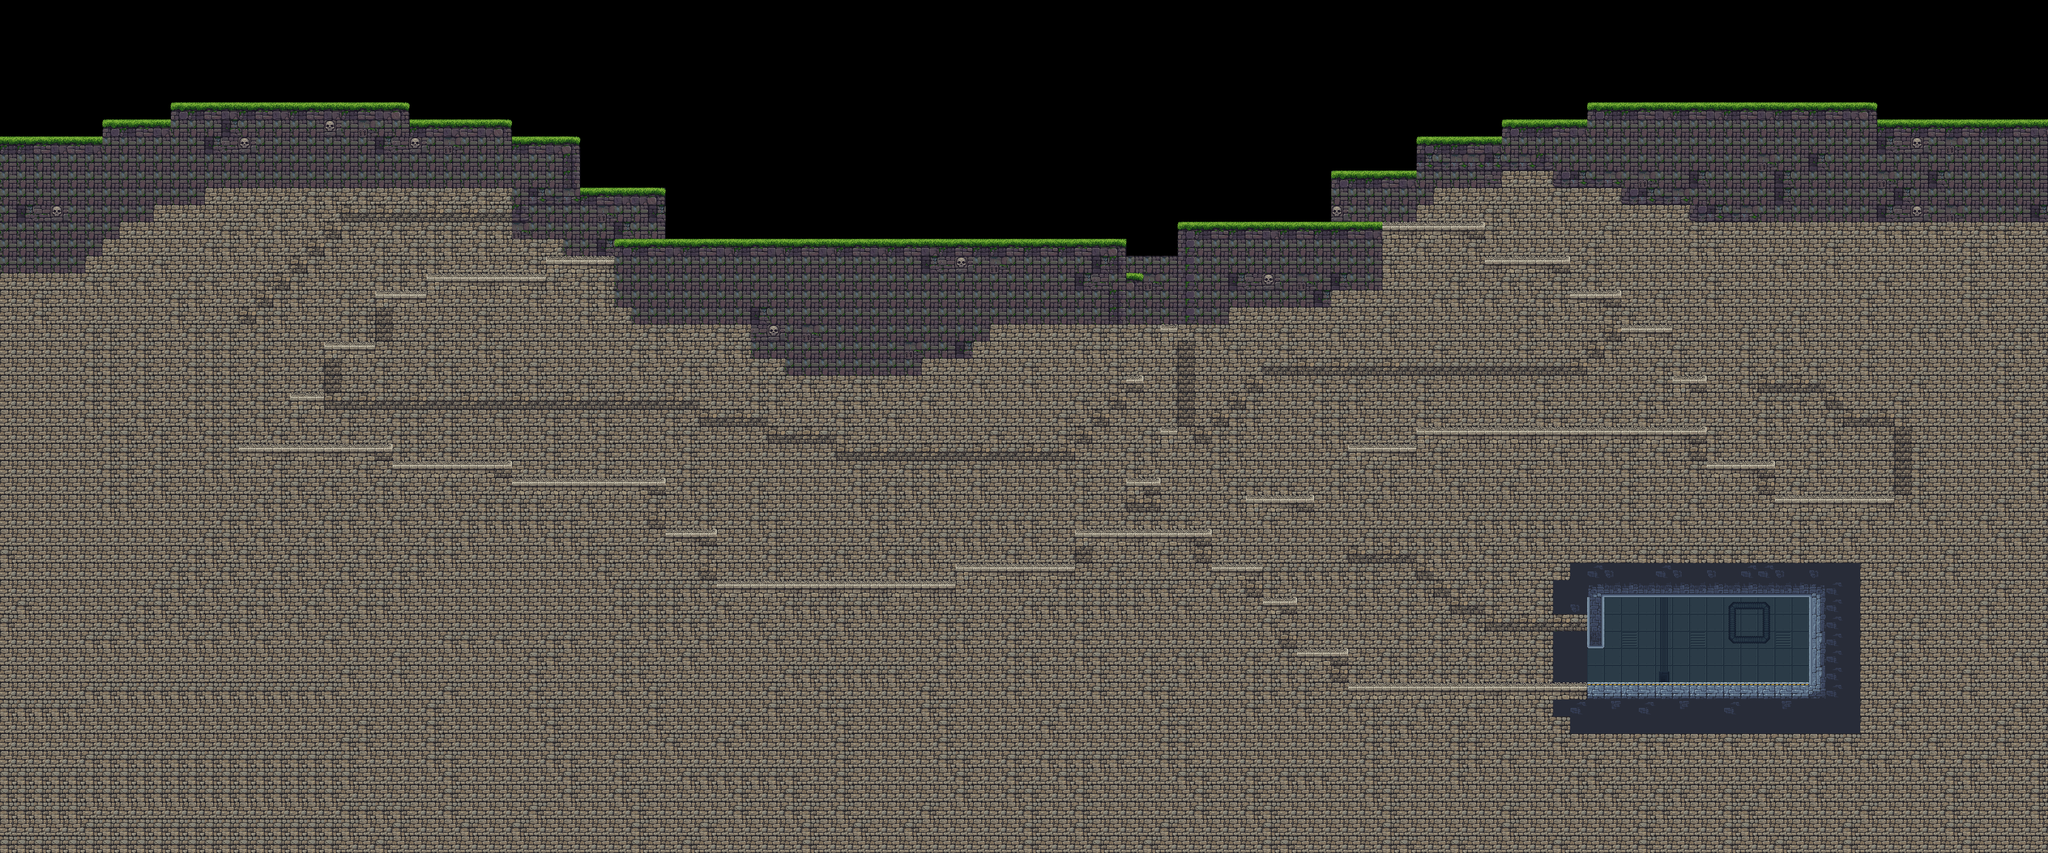

This is a level from a 2D game, rendered from its Tiled map with the project's own tilesets. A one-line summary and the map file follow, with tile-layer data summarised:
An orthogonal 120x50 tile map with 32x32 px tiles, 5 tile layers (background, terrain, walls, noDrop, ...), 3 tilesets and 9 objects (5x EnemySpawn, PlayerStart, ExitPortal, SecretDoor, BuffTerminal).

<map version="1.10" tiledversion="1.12.2" orientation="orthogonal" renderorder="right-down" width="120" height="50" tilewidth="32" tileheight="32" infinite="0" nextlayerid="7" nextobjectid="11">
 <editorsettings>
  <export target="Lv_5.json" format="json" />
 </editorsettings>
 <tileset firstgid="1" source="../images/tilesets/tileset_grass.tsx" />
 <tileset firstgid="21" source="../images/tilesets/tileset_gravel.tsx" />
 <tileset firstgid="41" source="../images/tilesets/tileset_scifilab.tsx" />
 <layer id="1" name="background" width="120" height="50">
  <data>[6000 cells, 4767 non-empty, 25 distinct tile ids]</data>
 </layer>
 <layer id="3" name="terrain" width="120" height="50">
  <data>[6000 cells, 284 non-empty, 15 distinct tile ids]</data>
 </layer>
 <layer id="2" name="walls" width="120" height="50">
  <data>[6000 cells, 264 non-empty, 36 distinct tile ids]</data>
 </layer>
 <layer id="6" name="noDrop" width="120" height="50">
  <data>[6000 cells, 188 non-empty, 10 distinct tile ids]</data>
 </layer>
 <layer id="4" name="decoration" width="120" height="50">
  <data>[6000 cells, 0 non-empty, 0 distinct tile ids]</data>
 </layer>
 <objectgroup id="5" name="objects">
  <object id="1" name="player" type="PlayerStart" x="63.9091" y="192" width="64" height="64" />
  <object id="2" name="playerExit" type="ExitPortal" x="3296" y="69" width="128" height="128" />
  <object id="3" name="SecretDoor" type="SecretDoor" x="2976" y="1216" width="32" height="64" />
  <object id="5" name="shooter" type="EnemySpawn" x="1376.55" y="384.03" width="63.5" height="62" />
  <object id="6" name="shooter" type="EnemySpawn" x="2432.73" y="351.424" width="63.5" height="62" />
  <object id="7" name="shooter" type="EnemySpawn" x="3136.67" y="1216.7" width="63.5" height="62" />
  <object id="8" name="sentinel" type="EnemySpawn" x="2816.98" y="1216.76" width="63.5" height="62" />
  <object id="9" name="sentinel" type="EnemySpawn" x="3169.1" y="127.545" width="63.5" height="62" />
  <object id="10" name="BuffTerminal" type="BuffTerminal" x="3296" y="1216" width="32" height="64" />
 </objectgroup>
</map>
